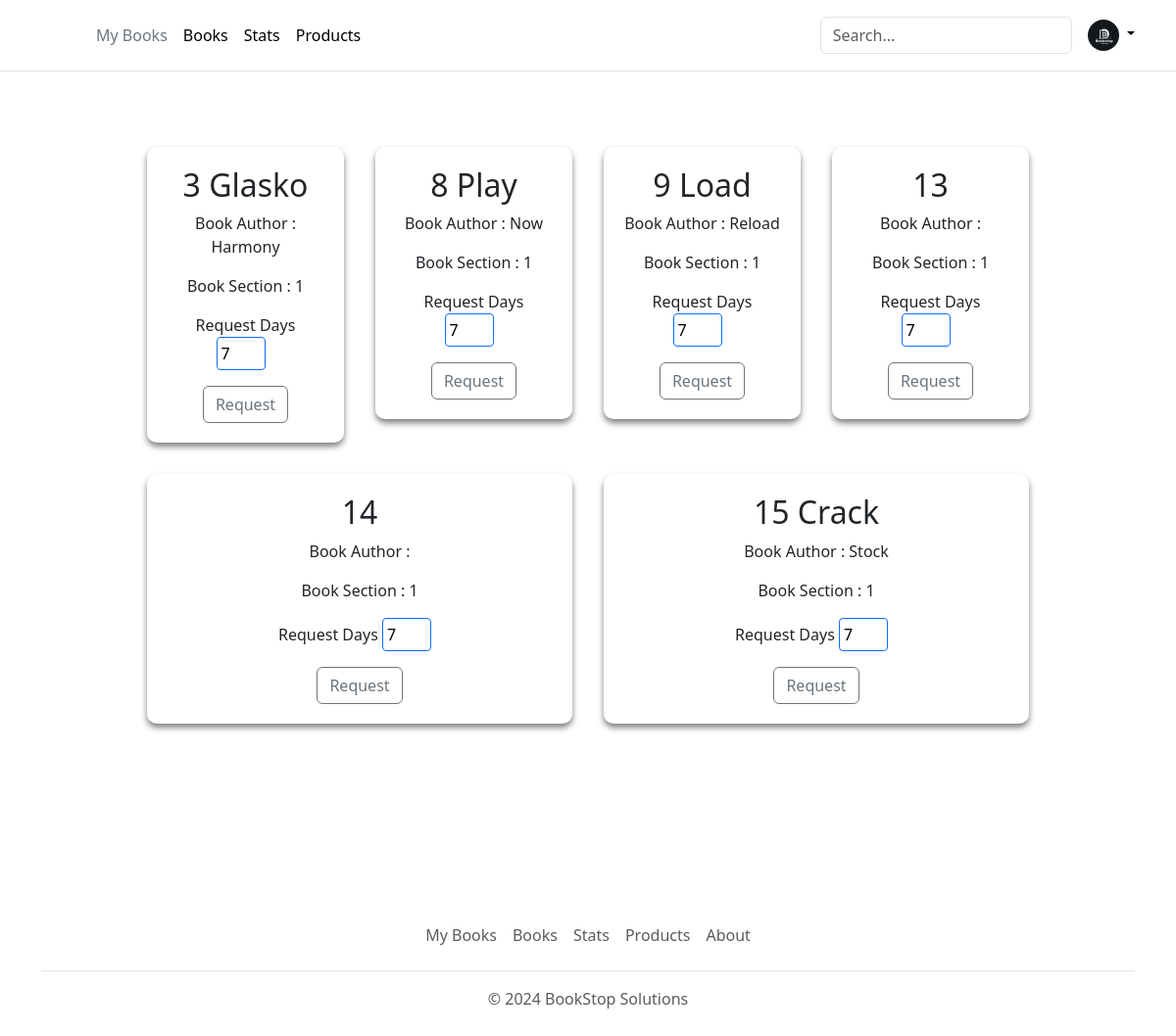
Page /allBooks on the earlier database version.
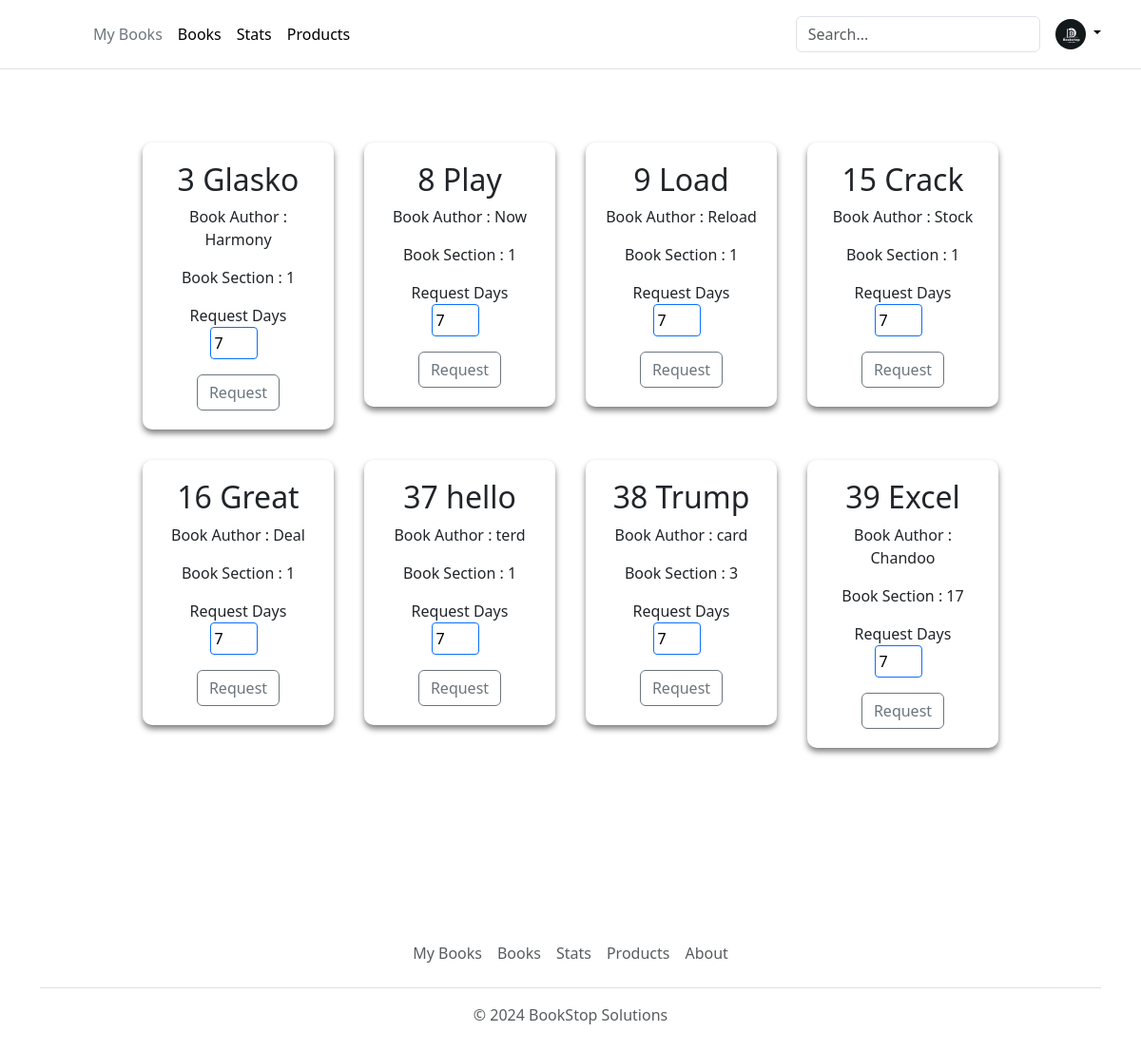
Same page on the later database version.
### app.py (models this page shows)
class Books(db.Model):
    __tablename__ = 'books'
    BookId = db.Column(db.Integer, autoincrement=True, primary_key=True)
    SectionId = db.Column(db.Integer, db.ForeignKey('section.SectionId'), nullable=False)
    Title = db.Column(db.String(50), nullable=False)
    Author = db.Column(db.String(50), nullable=False)
    Content = db.Column(db.Text)
    ImageLink = db.Column(db.String(255))

### app.py (the view)
@app.route("/allBooks", methods=["GET","POST"])
def allBooks():
    if request.method == 'POST':
        data = request.form.to_dict()
        print(data)
        requstBook = BookIssue(UserId=data['userid'], BookId=data['bookid'], SectionId=data['sectionId'], Days=data['days'], IssueStatus = 'requested')
        db.session.add(requstBook)
        db.session.commit()
        books = Books.query.all()
        userid = data['userid']
        return render_template("allBooks.html", books=books, userid = userid)
    else:
        books = Books.query.all()
        userid = request.args.get('userid')
        return render_template("allBooks.html", books=books, userid = userid)

### templates/allBooks.html (shortened to what this page needs)
<!DOCTYPE html>
<html lang="en">
  <head>
    <link rel="stylesheet" href="/static/add-section.css" />
    {% include 'bootstrap.html' %}
  </head>
  <body>
    <div>
      {% include 'header.html' %}
      <div>
        <div class="main-container">
          {% for book in books %}
          <div class="section-container" id="1">
            <h2>{{book.BookId}} {{book.Title}}</h2>
            <p>Book Author : {{book.Author}}</p>
            <div>
              <p>Book Section : {{book.SectionId}}</p>
            </div>
            <form action="/allBooks" method="post">
              <p>
                Request Days
                <input
                  type="number"
                  name="days"
                  required
                  value="7"
                  style="width: 50px; padding: 4px; margin-right: 10px"
                />
              </p>
              <button
                type="submit"
                id="request{{book.BookId}}"
                class="btn btn-outline-secondary"
              >
                Request
              </button>
            </form>
          </div>
          {% endfor %}
        </div>
        {% include 'footer.html' %}
      </div>
    </div>
  </body>
</html>

Differences in the rows shown:
removed Books: BookId "13", SectionId "1"
removed Books: BookId "14", SectionId "1"
added Books: BookId "16", Title "Great", Author "Deal", SectionId "1"
added Books: BookId "37", Title "hello", Author "terd", SectionId "1"
added Books: BookId "38", Title "Trump", Author "card", SectionId "3"
added Books: BookId "39", Title "Excel", Author "Chandoo", SectionId "17"
